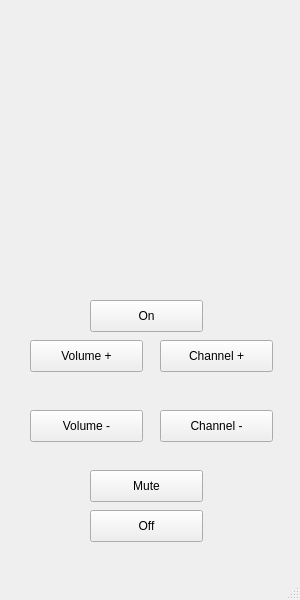
<?xml version="1.0" encoding="UTF-8"?>
<ui version="4.0">
 <class>MainWindow</class>
 <widget class="QMainWindow" name="MainWindow">
  <property name="enabled">
   <bool>true</bool>
  </property>
  <property name="geometry">
   <rect>
    <x>0</x>
    <y>0</y>
    <width>300</width>
    <height>600</height>
   </rect>
  </property>
  <property name="minimumSize">
   <size>
    <width>300</width>
    <height>600</height>
   </size>
  </property>
  <property name="maximumSize">
   <size>
    <width>300</width>
    <height>600</height>
   </size>
  </property>
  <property name="windowTitle">
   <string>TV</string>
  </property>
  <widget class="QWidget" name="centralwidget">
   <widget class="QLabel" name="label">
    <property name="geometry">
     <rect>
      <x>20</x>
      <y>20</y>
      <width>261</width>
      <height>231</height>
     </rect>
    </property>
    <property name="text">
     <string/>
    </property>
    <property name="alignment">
     <set>Qt::AlignCenter</set>
    </property>
   </widget>
   <widget class="QPushButton" name="onButton">
    <property name="geometry">
     <rect>
      <x>90</x>
      <y>300</y>
      <width>113</width>
      <height>32</height>
     </rect>
    </property>
    <property name="text">
     <string>On</string>
    </property>
   </widget>
   <widget class="QPushButton" name="offButton">
    <property name="geometry">
     <rect>
      <x>90</x>
      <y>510</y>
      <width>113</width>
      <height>32</height>
     </rect>
    </property>
    <property name="text">
     <string>Off</string>
    </property>
   </widget>
   <widget class="QPushButton" name="volumeUpButton">
    <property name="geometry">
     <rect>
      <x>30</x>
      <y>340</y>
      <width>113</width>
      <height>32</height>
     </rect>
    </property>
    <property name="text">
     <string>Volume +</string>
    </property>
   </widget>
   <widget class="QPushButton" name="volumeDownButton">
    <property name="geometry">
     <rect>
      <x>30</x>
      <y>410</y>
      <width>113</width>
      <height>32</height>
     </rect>
    </property>
    <property name="text">
     <string>Volume -</string>
    </property>
   </widget>
   <widget class="QPushButton" name="channelUpButton">
    <property name="geometry">
     <rect>
      <x>160</x>
      <y>340</y>
      <width>113</width>
      <height>32</height>
     </rect>
    </property>
    <property name="text">
     <string>Channel +</string>
    </property>
   </widget>
   <widget class="QPushButton" name="channelDownButton">
    <property name="geometry">
     <rect>
      <x>160</x>
      <y>410</y>
      <width>113</width>
      <height>32</height>
     </rect>
    </property>
    <property name="text">
     <string>Channel -</string>
    </property>
   </widget>
   <widget class="QPushButton" name="muteButton">
    <property name="geometry">
     <rect>
      <x>90</x>
      <y>470</y>
      <width>113</width>
      <height>32</height>
     </rect>
    </property>
    <property name="text">
     <string>Mute</string>
    </property>
   </widget>
  </widget>
  <widget class="QStatusBar" name="statusbar"/>
 </widget>
 <resources/>
 <connections/>
</ui>
